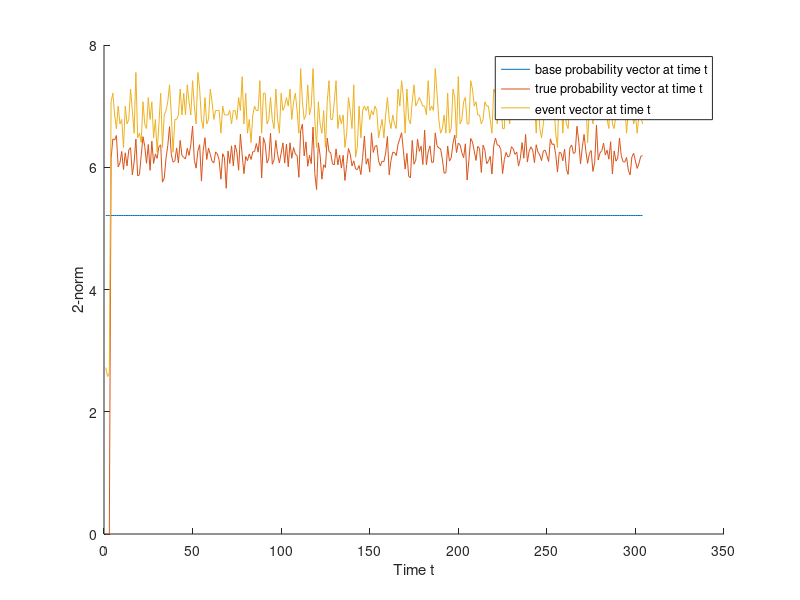
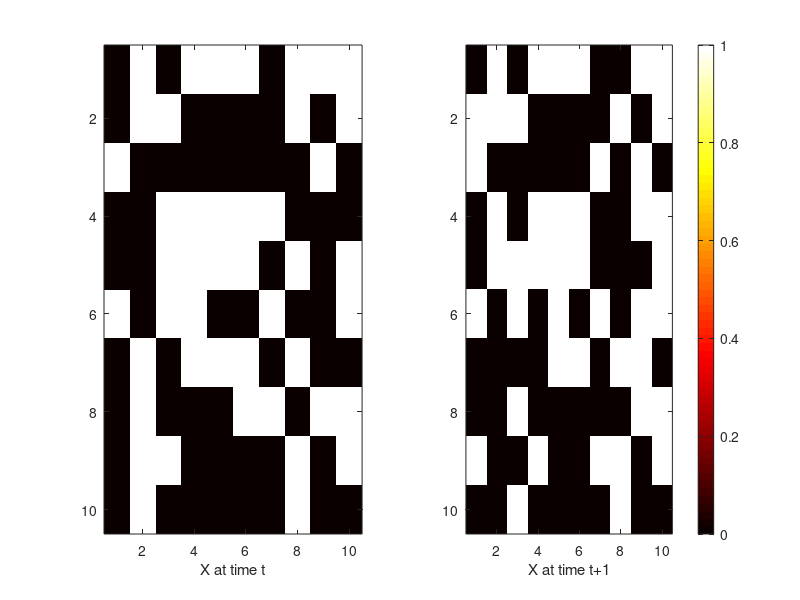

These figures' MATLAB source, in order:
% Main function.
function horizon_tests
    % Set the random seed.
    rng(0);
    % Memory depth.
    d = 3;
    % The length of the time horizon is d*periods+1.
    periods = 100;
    % Dimensions of 2-D space at any time instance.
    row = 10;
    col = row;
    % Determine density.
    density = 0.1;
    % Generating Bernouilli time series of N time instances and L locations.
    [time_horizon, N, L, true_theta, true_b] = generate_series(row, col, d, periods, density);
end

function y = sigmoid(x)
    y = (1+exp(-x)).^(-1);
end

% Bernouilli draw with probability p.
function y = Bernouilli_draw(p)
    r = rand();
    if r <= p
        y = 1;
    else
        y = 0;
    end
end

function [time_horizon, N, L, theta, theta0] = generate_series(L_rows, L_columns, d, periods, density)
    % Number of locations.
    L = L_rows*L_columns;
    % Length of the time horizon.
    N = d + d*periods;
    % For plotting.
    norm_X = zeros(1,N+1);
    norm_probability = zeros(1,N+1);
    % Initialiazing the time horizon.
    time_horizon = zeros(N,L);
    % Create a random Bernoulli process grid at the initial time strech.
    for s = (1:d)
        x = normrnd(0, 1, 1, L);
        x(x>=0) = 1;
        x(x<0) = 0;
        norm_X(1,s) = norm_X(1,s) + norm(x,2);
        for l = 1:L
            time_horizon(s,:) = x;
        end
    end
    % Initialising the sparse true parameter vector and the initial probability.
    theta = sprandn(L, d*L, density);
    disp(size(theta));
    fprintf('%s\n %d\n', 'Part of non-zero values in the true parameter vector:', nnz(theta)/(d*L*L));
    % Putting half of the true parameter vector values below 0.
    theta0 = normrnd(0, 1, 1, L);
    % Generate time series.
    for s = (d+1):(N+1)
        % Predictor X of dimension d*L.
        X = time_horizon((s-d):(s-1),:);
        X = reshape(X.',1,[]);
        for l = 1:L
            % Probability of the event.
            p = sigmoid(theta0(l) + dot(X, theta(l,:)));
            % Bernouilli event.
            time_horizon(s,l) = Bernouilli_draw(p);
            % Calculating the 2-norms.
            norm_probability(1,s) = norm_probability(1,s) + p^2;
            norm_X(1,s) = norm_X(1,s) + time_horizon(s,l);
        end
    end
    fprintf('%s\n %d\n', 'Part of non-zero values in the time horizon:', nnz(time_horizon)/(N*L));
    % Plotting
    time = 1:(N+1);
    base_proba = sigmoid(theta0);
    norm_theta0 = repelem(sqrt(sum(base_proba.^2)), N+1);
    norm_probability = sqrt(norm_probability);
    norm_X = sqrt(norm_X);
    figure(1);
    hold on;
    plot(time, norm_theta0);
    plot(time, norm_probability);
    plot(time, norm_X);
    xlabel('Time t');
    ylabel('2-norm');
    legend('base probability vector at time t','true probability vector at time t','event vector at time t');
    saveas(gcf, 'time_horizon_vs_initial_intensities', 'png');
    hold off;
    color_plot(time_horizon(d*d,:),time_horizon(d*d+1,:), L_rows);
end

function [] = color_plot(v_true,v_pred,n)
    v_true = reshape(v_true,n,n);
    v_pred = reshape(v_pred,n,n);
    bottom = min(min(min(v_true)),min(min(v_pred)));
    top  = max(max(max(v_true)),max(max(v_pred)));
    f = figure('visible','off');
    % Plotting the first plot
    sp1 = subplot(1,2,1);
    colormap('hot');
    imagesc(v_true);
    xlabel(sp1, 'X at time t');
    shading interp;
    % This sets the limits of the colorbar to manual for the first plot
    caxis manual;
    caxis([bottom top]);
    % Plotting the second plot
    sp2 = subplot(1,2,2);
    colormap('hot');
    imagesc(v_pred);
    xlabel(sp2, 'X at time t+1');
    shading interp;
    % This sets the limits of the colorbar to manual for the second plot
    caxis manual;
    caxis([bottom top]);
    colorbar;
    saveas(f, 'color_maps', 'png');
end